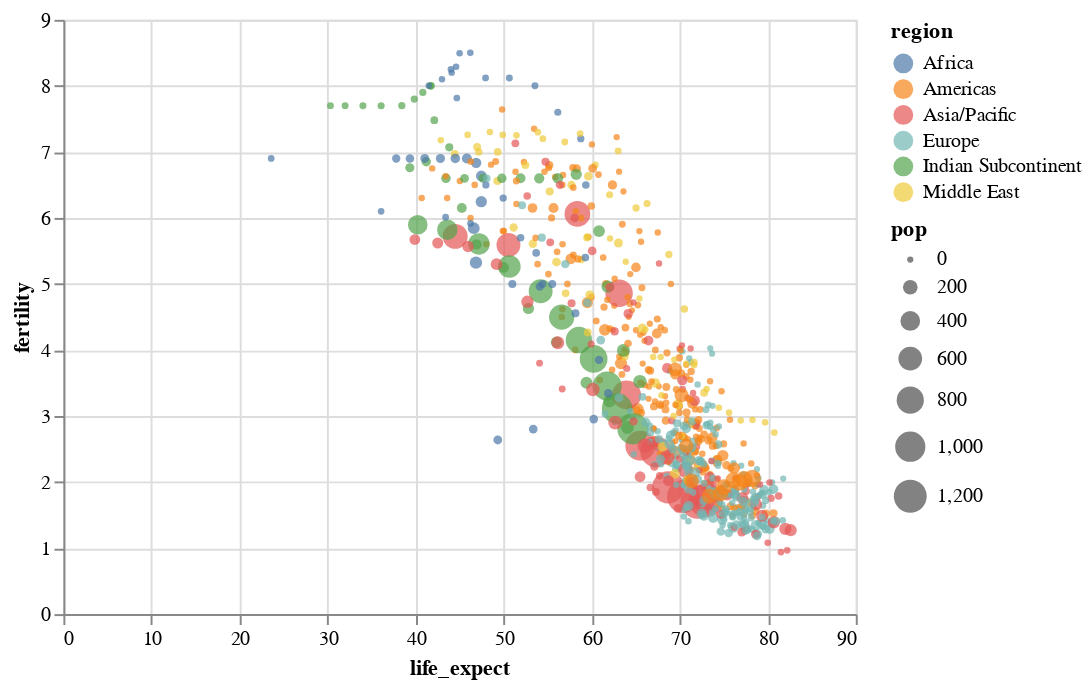

The notebook cell this image was saved under:
### Code cell
# this shows how to tweak properties of encodings

chart = alt.Chart(
    df
).mark_circle(
).encode(
    x='life_expect',
    y='fertility',
    color='region:N',
    size=alt.Size('pop', scale=alt.Scale(range=[10, 300]))   # change point scale to better show very small countries
)

chart.display()

### Figure 1 — Vega-Lite specification as saved in the notebook (floating-point values rounded to 4 significant figures; data arrays with more than 128 entries replaced by an {"elided": "..."} marker saying what was removed)
{"$schema": "https://vega.github.io/schema/vega-lite/v3.4.0.json", "config": {"mark": {"tooltip": null}, "view": {"height": 300, "width": 400}}, "data": {"name": "data-0daee3fd6be6fcabe993c518fbcc58b6"}, "datasets": {"data-0daee3fd6be6fcabe993c518fbcc58b6": {"elided": "693 records"}}, "encoding": {"color": {"field": "region", "type": "nominal"}, "size": {"field": "pop", "scale": {"range": [10, 300]}, "type": "quantitative"}, "x": {"field": "life_expect", "type": "quantitative"}, "y": {"field": "fertility", "type": "quantitative"}}, "mark": "circle"}
